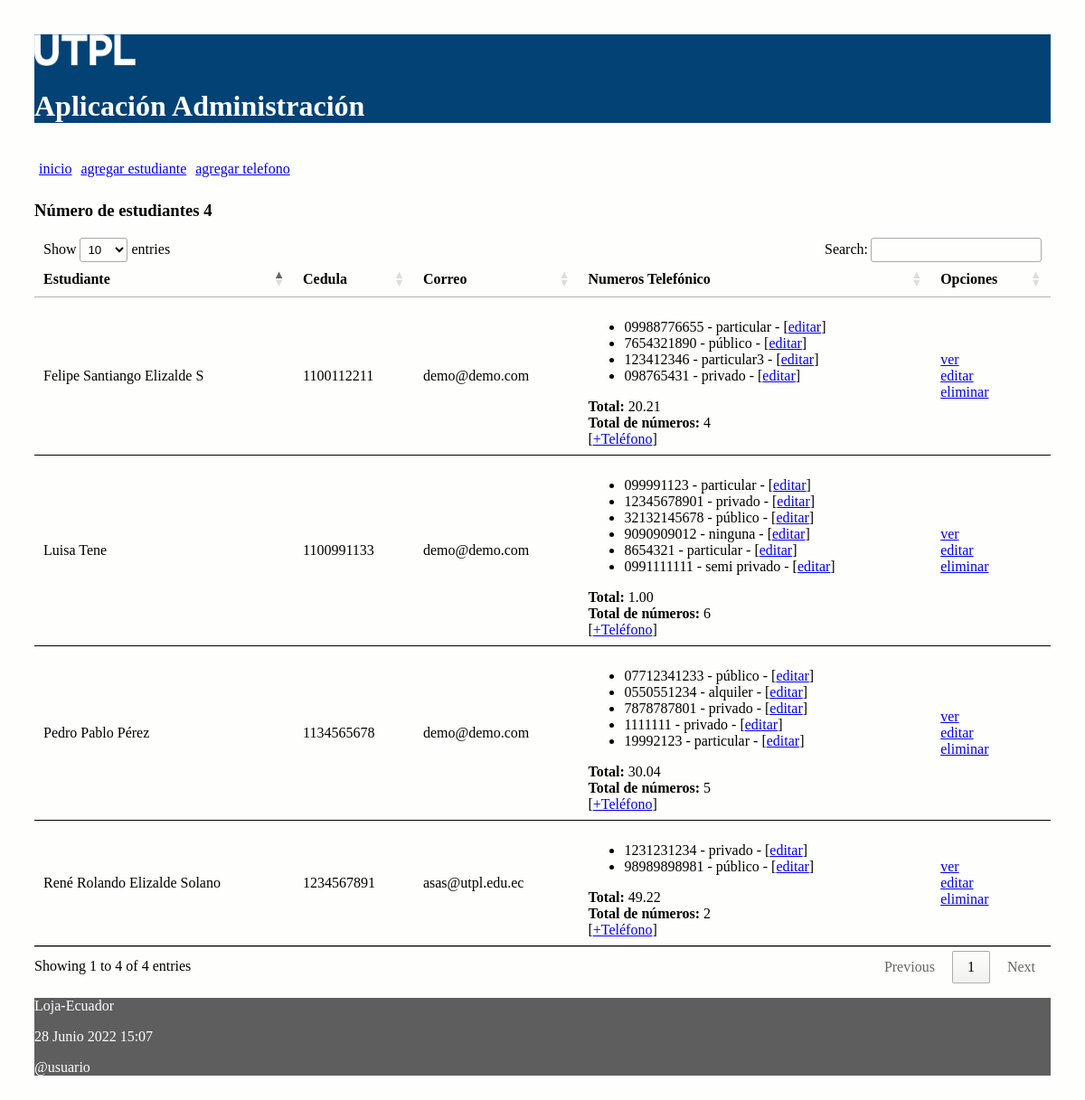
Before: / with the older database file.
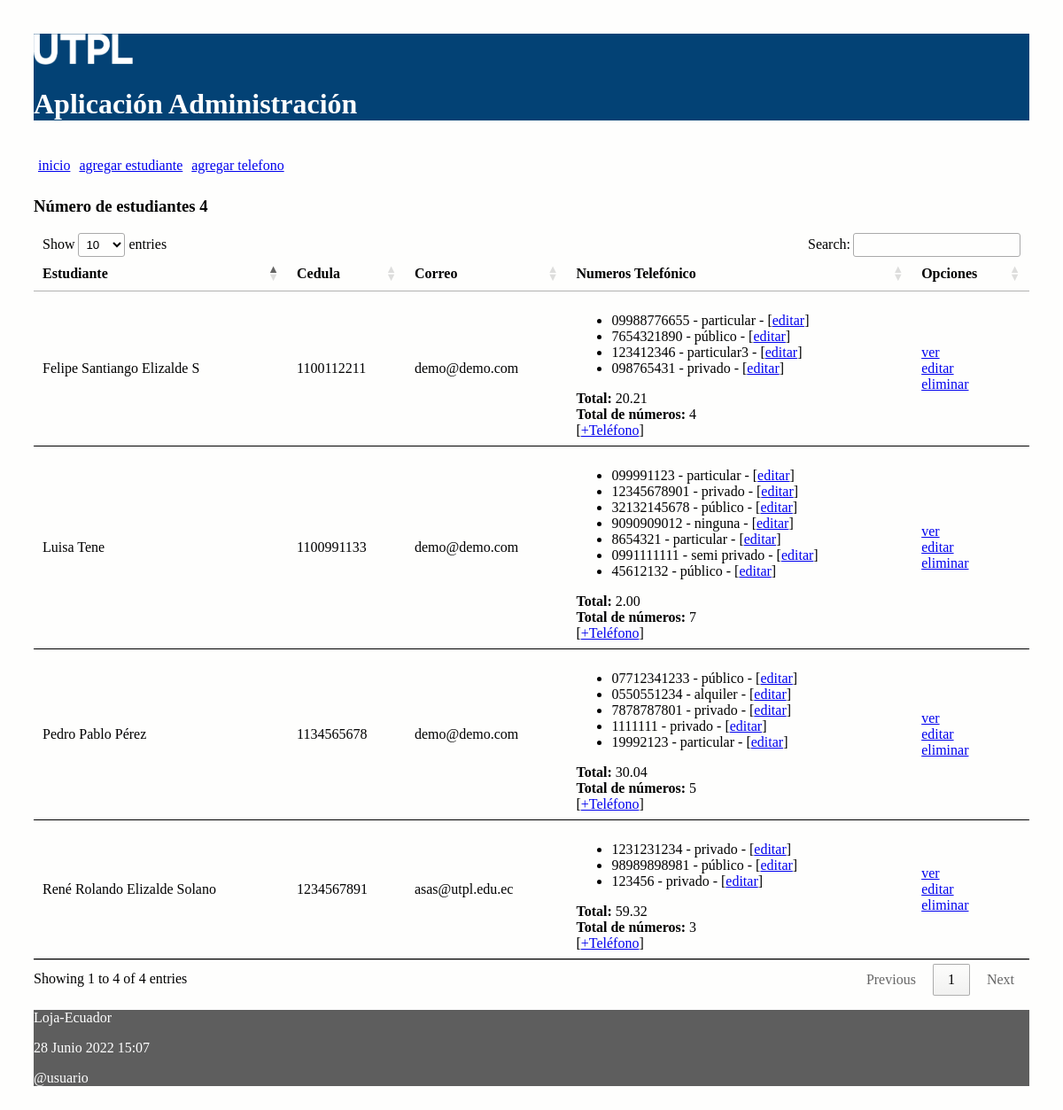
After: the same page with the newer database file.
### administrativo/models.py (models this page shows, shortened)
class Estudiante(models.Model):
    nombre = models.CharField(max_length=30)
    apellido = models.CharField(max_length=30)
    cedula = models.CharField(max_length=30, unique=True)
    correo = models.EmailField()
    comentario = models.CharField(max_length=30)
    def obtener_costo_telefonos(self):
        valor = 0;
        for t in self.numeros_telefonicos.all(): # self.num_telefonicos -> me devuelve un listado de obj de tipo NumeroTelefonico
            valor = valor + t.costo_plan
        return valor
    def obtener_cantidad_telefonos(self):
        valor = len(self.numeros_telefonicos.all())
        return valor

class NumeroTelefonico(models.Model):
    telefono = models.CharField(max_length=100)
    tipo = models.CharField(max_length=100)
    costo_plan = models.DecimalField(max_digits=100, decimal_places=2)
    estudiante = models.ForeignKey(Estudiante, on_delete=models.CASCADE,
            related_name="numeros_telefonicos")

### administrativo/views.py (the view)
# urls.py: path('', views.index, name='index'),
def index(request):
    estudiantes = Estudiante.objects.all()
    informacion_template = {'estudiantes': estudiantes, 'numero_estudiantes': len(estudiantes)}
    return render(request, 'index.html', informacion_template)

### administrativo/templates/index.html (shortened to what this page needs)
{% extends "master.html" %}
{% block content %}
<h3>Número de estudiantes {{ numero_estudiantes }}</h3>
<table id="tabla_datos">
  <thead>
    <tr>
      <th>Estudiante</th>
      <th>Cedula</th>
      <th>Correo</th>
      <th>Numeros Telefónico </th>
      <th>Opciones</th>
    </tr>
  </thead>
  {% for e in estudiantes %}
  <tr>
    <td> {{e.nombre}} {{e.apellido}}</td>
    <td> {{e.cedula}}</td>
    <td> {{e.correo}}</td>
    <td>
      <ul>
        {% for t in e.numeros_telefonicos.all %}
          <li>
            <span>{{t.telefono}} - {{t.tipo}} - [<a href="{% url 'editar_numero_telefonico' t.id %}">editar</a>] </span>
          </li>
        {% endfor %}
      </ul>
        <span><b>Total:</b> {{ e.obtener_costo_telefonos }}</span>
        <br>
        <span><b>Total de números:</b> {{ e.obtener_cantidad_telefonos }}</span>
        <br>[<a href="{% url 'crear_numero_telefonico_estudiante' e.id%}">+Teléfono</a>]
    </td>
    <td> <a href="{% url 'obtener_estudiante' e.id %}">ver</a> <br>
      <a href="{% url 'editar_estudiante' e.id %}">editar</a> <br>
      <a href="{% url 'eliminar_estudiante' e.id %}"
      onclick="return confirm('¿Está seguro de la eliminación?')" >
      eliminar</a>
    </td>
  </tr>
  {% endfor %}
</table>
{% endblock %}

### administrativo/templates/master.html (shortened to what this page needs)
<!DOCTYPE html>
<html>
  <head>
    {% load static %}
    <link rel="stylesheet" type="text/css" href="{% static 'css/estilos.css' %}">
    <link rel="stylesheet" type="text/css" href="https://cdn.datatables.net/1.10.25/css/jquery.dataTables.min.css">
  </head>
  <body>
  <header>
    <img src="{% static 'images/logo.png' %}" height="10%" width="10%" alt="My image">
    <h1>Aplicación Administración </h1>
    <nav class="top_menu">
      <ul>
        <li><a href="{% url 'index' %}">inicio</a></li>
        <li><a href="{% url 'crear_estudiante' %}">agregar estudiante</a></li>
        <li><a href="{% url 'crear_numero_telefonico' %}">agregar telefono</a></li>
      </ul>
    </nav>
  </header>
  <section>
      {% block content %}{% endblock %}
  </section>
  {% include 'footer.html' %}
  </body>
</html>

### administrativo/templates/footer.html
<footer>
      <p>Loja-Ecuador</p>
      <p>{% now "j F Y H:i" %}</p>
      <p>@usuario</p>
</footer>

### administrativo/static/css/estilos.css (style rules this page uses)
body { background: #FEFEFD; padding: 30px; }
header { background: #034275; color: #FFF; }
section { width: 100%; }
th, td { padding: 15px; border-bottom: 1px solid black; }
.top_menu ul { list-style:none; float:left; padding: 5px; width:95%; }
.top_menu ul li { float:left; margin-right:10px; margin-bottom:5px; text: #FFF; }
footer { background: #5E5E5E; color: #FFF; }

Changed rows visible on the page:
computed for Estudiante "Luisa": obtener_costo_telefonos "1.00" → "2.00"; obtener_cantidad_telefonos "6" → "7"
added NumeroTelefonico: telefono "45612132", tipo "público", shown under Estudiante "Luisa"
computed for Estudiante "René Rolando": obtener_costo_telefonos "49.22" → "59.32"; obtener_cantidad_telefonos "2" → "3"
added NumeroTelefonico: telefono "123456", tipo "privado", shown under Estudiante "René Rolando"
